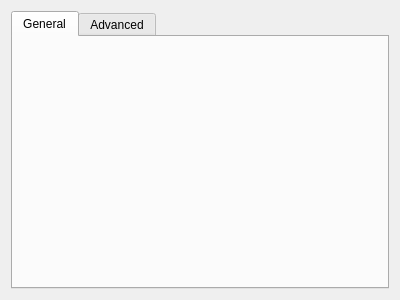
<?xml version="1.0" encoding="UTF-8"?>
<ui version="4.0">
 <class>Settings</class>
 <widget class="QWidget" name="Settings">
  <property name="geometry">
   <rect>
    <x>0</x>
    <y>0</y>
    <width>400</width>
    <height>300</height>
   </rect>
  </property>
  <property name="sizePolicy">
   <sizepolicy hsizetype="Expanding" vsizetype="Expanding">
    <horstretch>0</horstretch>
    <verstretch>0</verstretch>
   </sizepolicy>
  </property>
  <property name="windowTitle">
   <string>Form</string>
  </property>
  <layout class="QFormLayout" name="formLayout">
   <item row="0" column="0" colspan="2">
    <widget class="QTabWidget" name="tabWidget">
     <property name="currentIndex">
      <number>0</number>
     </property>
     <widget class="QWidget" name="general">
      <attribute name="title">
       <string>General</string>
      </attribute>
     </widget>
     <widget class="QWidget" name="advanced">
      <attribute name="title">
       <string>Advanced</string>
      </attribute>
     </widget>
    </widget>
   </item>
  </layout>
 </widget>
 <resources/>
 <connections/>
</ui>
